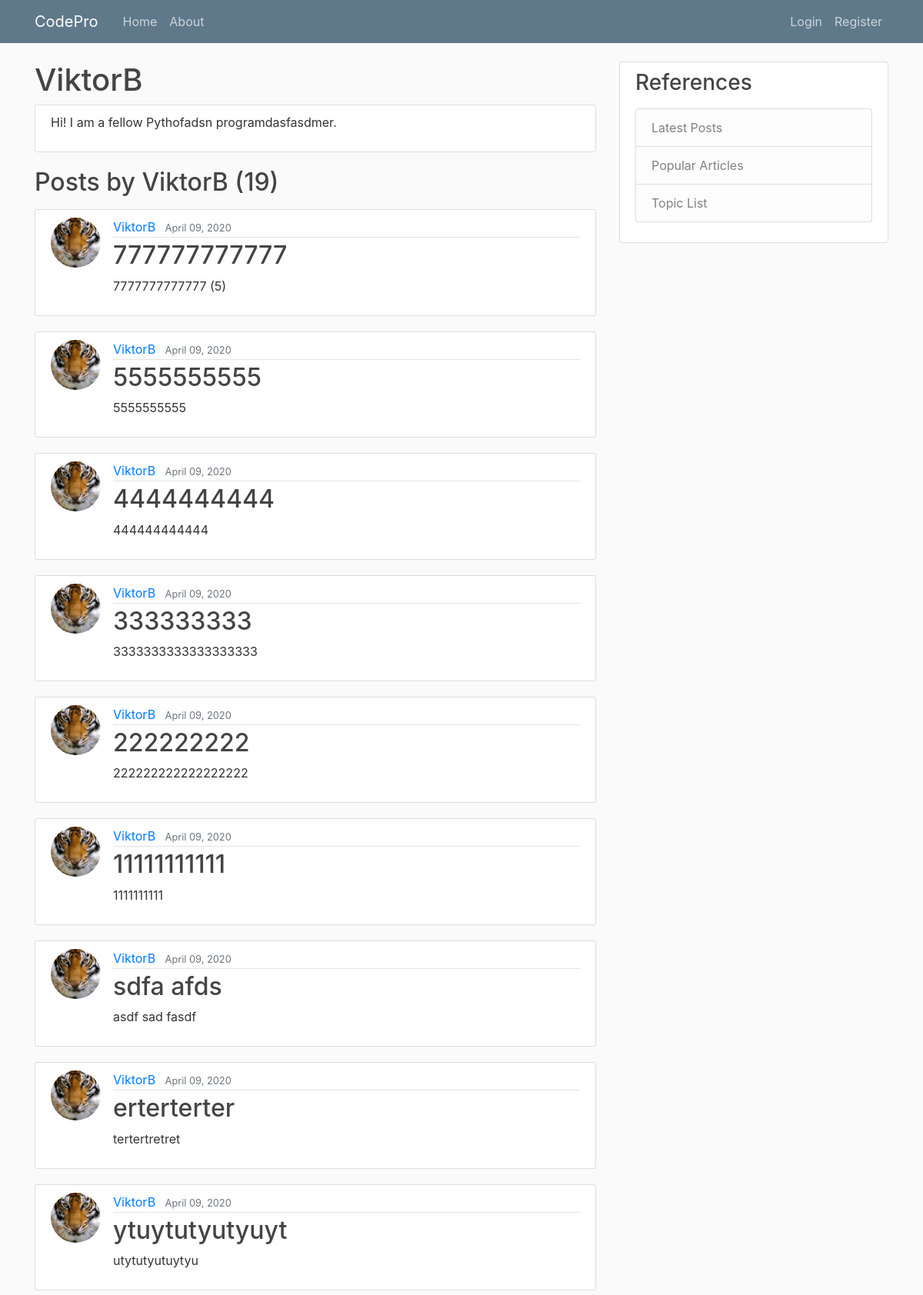
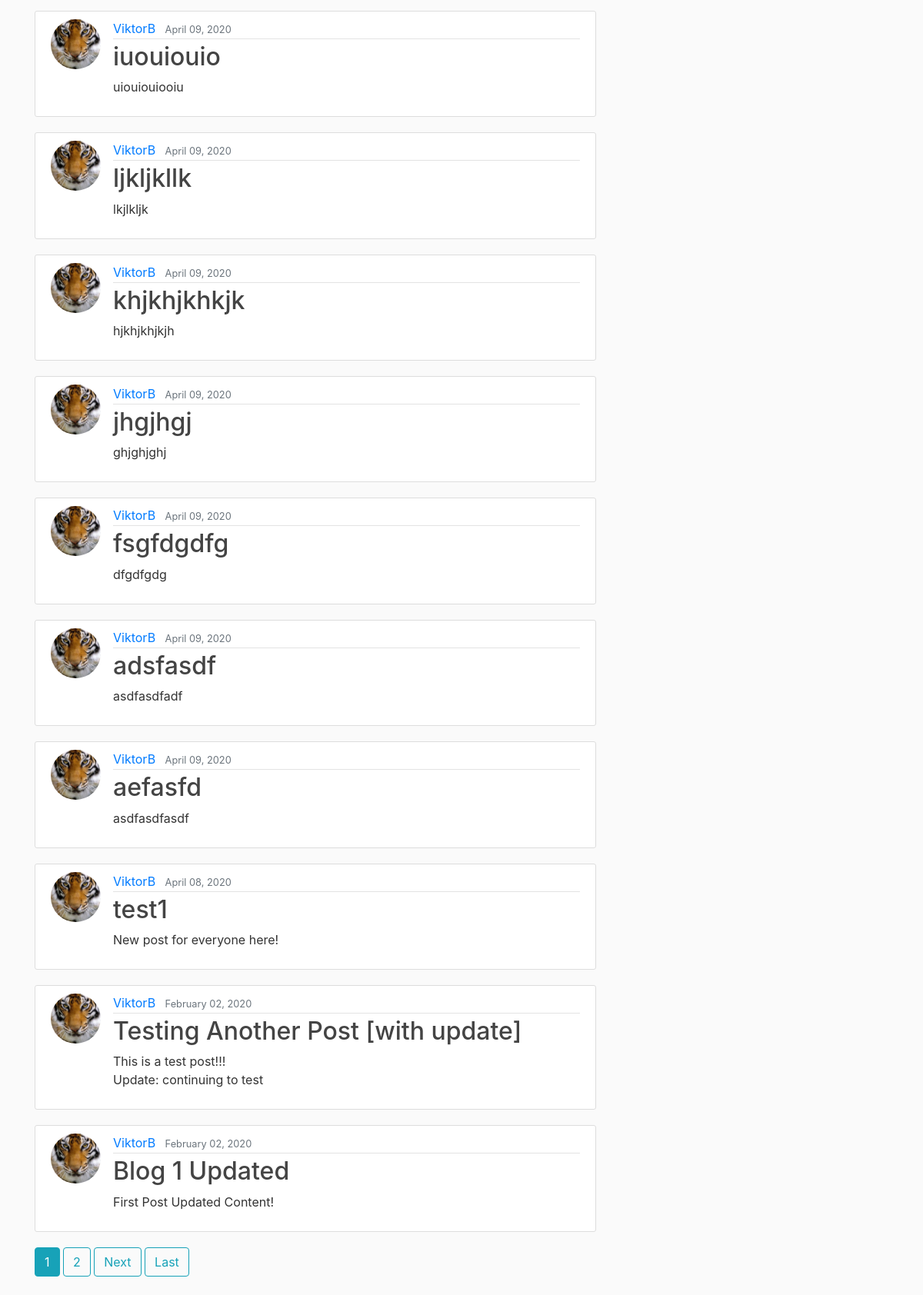
Screenshot of /user/ViktorB/ with the database file from the repository (2 pictures, top to bottom).
### users/models.py (models this page shows, shortened)
class Profile(models.Model):
    user = models.OneToOneField(User, on_delete=models.CASCADE)
    image = models.ImageField(default='default.jpg', upload_to='profile_pics')
    about_info = models.TextField(default="Hi! I am a fellow Python programmer.")

### blog/models.py (models this page shows, shortened)
class Post(models.Model):
    title = models.CharField(max_length=100)
    content = models.TextField()
    date_posted = models.DateTimeField(default=timezone.now)
    author = models.ForeignKey(User, on_delete=models.CASCADE)
    likes = models.IntegerField()

### blog/views.py (the view)
# urls.py: path('user/<str:username>/', UserPostListView.as_view(), name='user-posts'),
class UserPostListView(ListView):
    template_name = 'blog/user_posts.html' # <app>/<model>_<viewtype>.html
    paginate_by = 10
    def get_queryset(self):
        user = get_object_or_404(User, username=self.kwargs.get('username'))
        return Post.objects.filter(author=user).order_by('-date_posted')
    def get_context_data(self, **kwargs):
        user = get_object_or_404(User, username=self.kwargs.get('username'))
        context = super(UserPostListView, self).get_context_data(**kwargs)
        context['posts'] = Post.objects.filter(author=user).order_by('-date_posted')
        context['Profile'] = Profile.objects.get(user=user)
        return context

### blog/templates/blog/user_posts.html (shortened to what this page needs)
{% extends "blog/base.html" %}
{% block content %}
<h1>{{ view.kwargs.username }}</h1>
<div class="content-section">
  <p>
    {{ Profile.about_info }}
  </p>
</div>
<h2 class="mb-3">Posts by {{ view.kwargs.username }} ({{ page_obj.paginator.count }})</h2>
  {% for post in posts %}
<article class="media content-section">
  <img class="rounded-circle article-img" src="{{ post.author.profile.image.url }}">
<div class="media-body">
<div class="article-metadata">
  <a class="mr-2" href="{% url 'user-posts' post.author.username %}">{{ post.author }}</a>
  <small class="text-muted">{{ post.date_posted|date:"F d, Y"}}</small>
</div>
<h2><a class="article-title" href="{% url 'post-detail' post.id %}">{{ post.title }}</a></h2>
<p class="article-content">{{ post.content }}</p>
</div>
</article>
  {% endfor %}
  {% if is_paginated %}
    {% for num in page_obj.paginator.page_range %}
      {% if page_obj.number == num %}
      <a class="btn btn-info mb-4" href="?page={{ num }}">{{ num }}</a>
      {% elif num > page_obj.number|add:'-3' and num < page_obj.number|add:'3'%}
      <a class="btn btn-outline-info mb-4" href="?page={{ num }}">{{ num }}</a>
      {% endif %}
    {% endfor %}
    {% if page_obj.has_next %}
      <a class="btn btn-outline-info mb-4" href="?page={{ page_obj.next_page_number }}">Next</a>
      <a class="btn btn-outline-info mb-4" href="?page={{ page_obj.paginator.num_pages }}">Last</a>
    {% endif %}
  {% endif %}
{% endblock content %}

### blog/static/blog/main.css (style rules this page uses)
body { background: #fafafa; color: #333333; margin-top: 5rem; }
h1, h2, h3, h4, h5, h6 { color: #444444; }
.content-section { background: #ffffff; padding: 10px 20px; border: 1px solid #dddddd; border-radius: 3px; margin-bottom: 20px; }
.article-title { color: #444444; }
.article-content { white-space: pre-line; }
.article-img { height: 65px; width: 65px; margin-right: 16px; }
.article-metadata { padding-bottom: 1px; margin-bottom: 4px; border-bottom: 1px solid #e3e3e3 }

### rows the page displays
Profile: about_info "Hi! I am a fellow Pythofadsn programdasfasdmer."
Post: author.profile.image (picture), author "ViktorB", date_posted "April 09, 2020", title "777777777777", content "7777777777777 (5)"
Post: author.profile.image (picture), author "ViktorB", date_posted "April 09, 2020", title "5555555555", content "5555555555"
Post: author.profile.image (picture), author "ViktorB", date_posted "April 09, 2020", title "4444444444", content "444444444444"
Post: author.profile.image (picture), author "ViktorB", date_posted "April 09, 2020", title "333333333", content "3333333333333333333"
Post: author.profile.image (picture), author "ViktorB", date_posted "April 09, 2020", title "222222222", content "222222222222222222"
Post: author.profile.image (picture), author "ViktorB", date_posted "April 09, 2020", title "11111111111", content "1111111111"
Post: author.profile.image (picture), author "ViktorB", date_posted "April 09, 2020", title "sdfa afds", content "asdf sad fasdf"
Post: author.profile.image (picture), author "ViktorB", date_posted "April 09, 2020", title "erterterter", content "tertertretret"
Post: author.profile.image (picture), author "ViktorB", date_posted "April 09, 2020", title "ytuytutyutyuyt", content "utytutyutuytyu"
Post: author.profile.image (picture), author "ViktorB", date_posted "April 09, 2020", title "iuouiouio", content "uiouiouiooiu"
Post: author.profile.image (picture), author "ViktorB", date_posted "April 09, 2020", title "ljkljkllk", content "lkjlkljk"
Post: author.profile.image (picture), author "ViktorB", date_posted "April 09, 2020", title "khjkhjkhkjk", content "hjkhjkhjkjh"
Post: author.profile.image (picture), author "ViktorB", date_posted "April 09, 2020", title "jhgjhgj", content "ghjghjghj"
Post: author.profile.image (picture), author "ViktorB", date_posted "April 09, 2020", title "fsgfdgdfg", content "dfgdfgdg"
Post: author.profile.image (picture), author "ViktorB", date_posted "April 09, 2020", title "adsfasdf", content "asdfasdfadf"
Post: author.profile.image (picture), author "ViktorB", date_posted "April 09, 2020", title "aefasfd", content "asdfasdfasdf"
Post: author.profile.image (picture), author "ViktorB", date_posted "April 08, 2020", title "test1", content "New post for everyone here!"
Post: author.profile.image (picture), author "ViktorB", date_posted "February 02, 2020", title "Testing Another Post [with update]", content "This is a test post!!! Update: continuing to test"
Post: author.profile.image (picture), author "ViktorB", date_posted "February 02, 2020", title "Blog 1 Updated", content "First Post Updated Content!"

### other values shown
{{ view.kwargs.username }} "ViktorB"
{{ page_obj.paginator.count }} "19"
{{ num }} "1"
{{ num }} "2"
